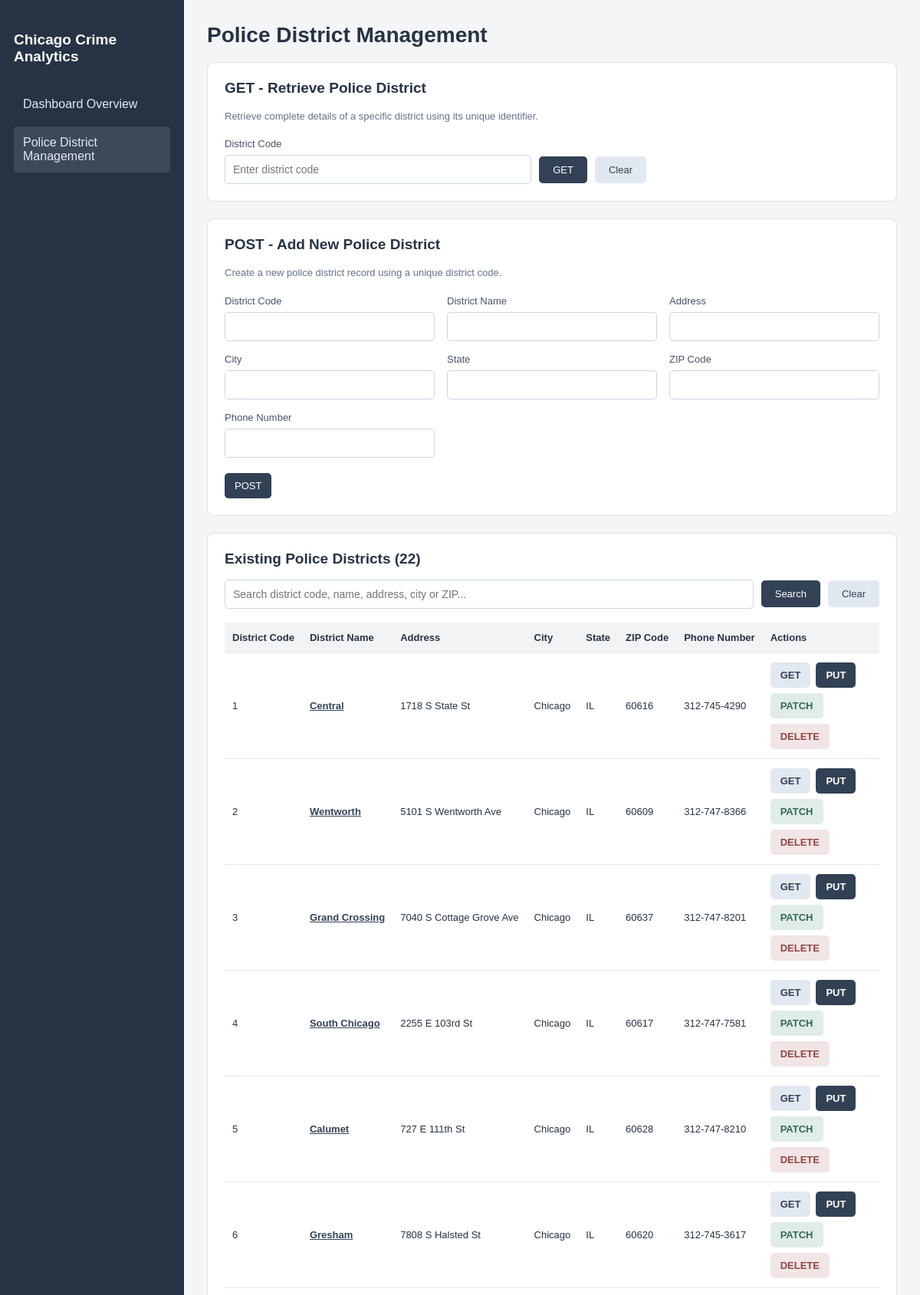
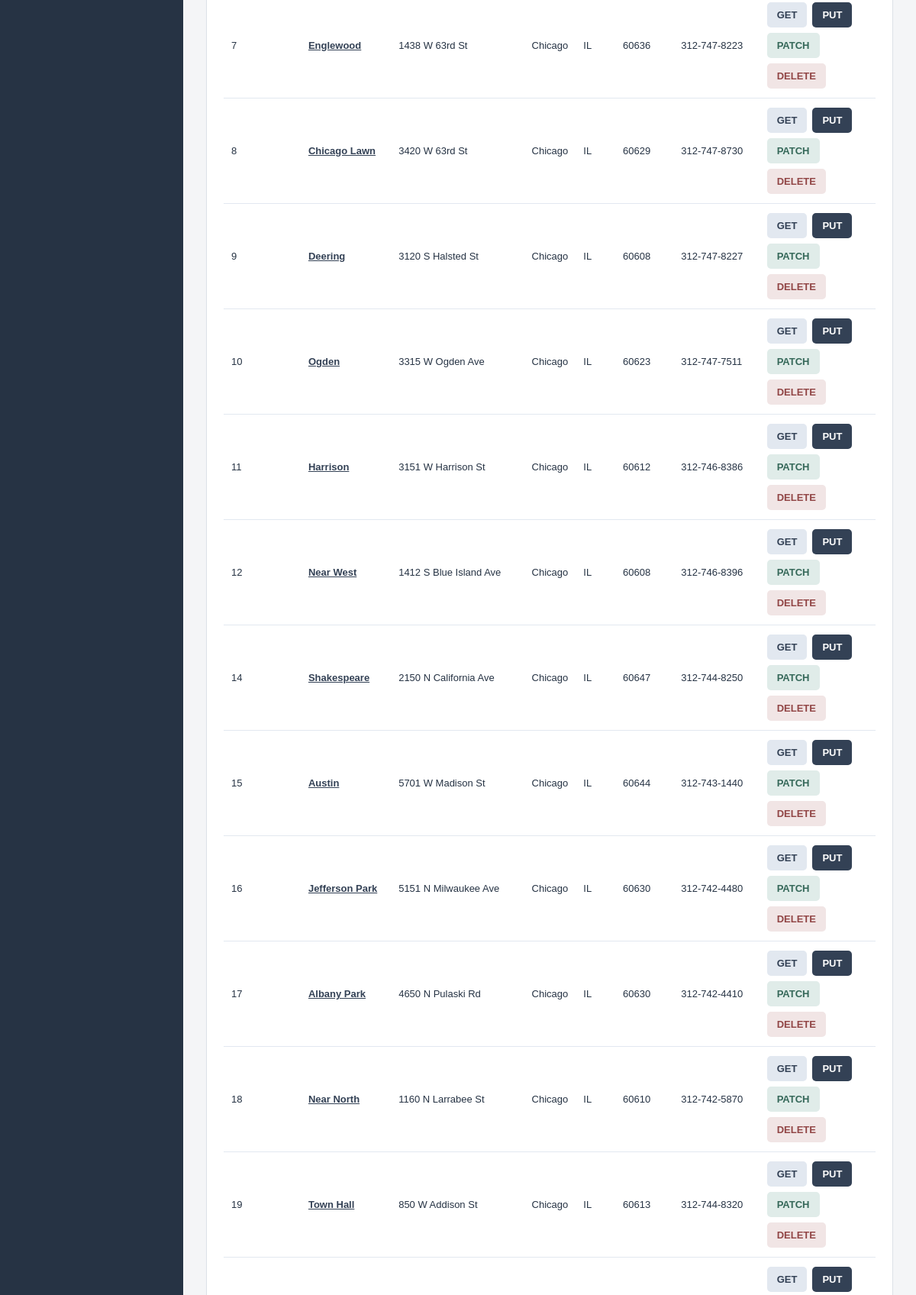
The app's page /districts (upper part) with its own data (2 pictures, top to bottom).
### tables this page shows
CREATE TABLE police_districts (
	district_code INTEGER NOT NULL, 
	district_name TEXT, 
	address TEXT, 
	city TEXT, 
	state TEXT, 
	zip TEXT, 
	website TEXT, 
	phone TEXT, 
	fax TEXT, 
	tty TEXT, 
	x_coordinate TEXT, 
	y_coordinate TEXT, 
	latitude TEXT, 
	longitude TEXT, 
	location TEXT, 
	PRIMARY KEY (district_code)
);

### src/district_routes.py (the view)
@district_bp.route("/districts", methods=["GET"])
def list_districts():
    return render_district_page()

### src/district_routes.py (called while the page is built)
def get_connection():
    conn = sqlite3.connect(DATABASE_PATH)
    conn.row_factory = sqlite3.Row
    conn.execute("PRAGMA foreign_keys = ON")
    return conn

### templates/districts.html (shortened to what this page needs)
<!DOCTYPE html>
<html lang="en">
<head>
    <link rel="stylesheet" href="{{ url_for('static', filename='css/districts.css') }}">
</head>
<body>
<div class="layout">
    <aside class="sidebar">
        <h2>Chicago Crime Analytics</h2>
        <a href="{{ url_for('dashboard') }}">
            Dashboard Overview
        </a>
        <a href="{{ url_for('districts.list_districts') }}"
           class="active">
            Police District Management
        </a>
    </aside>
    <main>
        <h1>Police District Management</h1>
        <section class="card">
            <h2>GET - Retrieve Police District</h2>
            <p class="description">
                Retrieve complete details of a specific district
                using its unique identifier.
            </p>
            <label for="get_district_code">
                District Code
            </label>
            <form class="district-search get-form"
                  method="GET"
                  action="{{ url_for('districts.retrieve_district') }}">
                <input
                    id="get_district_code"
                    type="number"
                    name="district_code"
                    placeholder="Enter district code"
                    value="{{ selected.district_code
                              if mode == 'view' and selected
                              else '' }}"
                    min="1"
                    step="1"
                    required
                >
                <button type="submit">
                    GET
                </button>
                <a class="btn secondary"
                   href="{{ url_for('districts.list_districts') }}">
                    Clear
                </a>
            </form>
        </section>
        {% if mode in ['create', 'edit', 'patch'] %}
            {% set editing = mode in ['edit', 'patch'] %}
            {% if mode == 'edit' %}
                {% set operation = 'PUT' %}
                {% set form_action = url_for(
                    'districts.save_district_edit',
                    district_code=selected.district_code
                ) %}
            {% elif mode == 'patch' %}
                {% set operation = 'PATCH' %}
                {% set form_action = url_for(
                    'districts.save_district_patch',
                    district_code=selected.district_code
                ) %}
            {% else %}
                {% set operation = 'POST' %}
                {% set form_action = url_for(
                    'districts.create_district'
                ) %}
            {% endif %}
            <section class="card">
                {% if mode == 'edit' %}
                    <h2>
                        PUT - Full Update of District
                        {{ selected.district_code }}
                    </h2>
                    <p class="description">
                        Update all editable fields of an existing
                        district using its unique identifier.
                        The district code and other original
                        details remain unchanged.
                    </p>
                {% else %}
                    <h2>POST - Add New Police District</h2>
                    <p class="description">
                        Create a new police district record
                        using a unique district code.
                    </p>
                {% endif %}
                <form method="POST" action="{{ form_action }}">
                    <div class="grid">
                        {% for field, label in district_fields.items() %}
                            {% if editing or field == 'district_code'
                                  or field in editable_fields %}
                                {% set locked = editing and
                                   field not in editable_fields %}
                                <div>
                                    <label for="{{ field }}">
                                        {{ label }}
                                    </label>
                                    <input
                                        id="{{ field }}"
                                        type="{{ 'number'
                                                if field == 'district_code'
                                                else 'text' }}"
                                        value="{{ selected.get(field, '')
                                                  if editing and
                                                  selected.get(field) is not none
                                                  else '' }}"
                                        {% if locked %}
                                            readonly
                                        {% else %}
                                            name="{{ field }}"
                                        {% endif %}
                                        {% if field == 'district_code' %}
                                            min="1"
                                            step="1"
                                        {% endif %}
                                        {% if not locked and
                                              field in ['district_code',
                                                        'district_name'] %}
                                            required
                                        {% endif %}
                                    >
                                </div>
                            {% endif %}
                        {% endfor %}
                    </div>
                    <div class="actions form-actions">
                        <button type="submit"
                                class="{{ 'patch' if mode == 'patch'
                                           else '' }}">
                            {{ operation }}
                        </button>
                    </div>
                </form>
            </section>
        {% endif %}
        <section class="card">
            <h2>
                Existing Police Districts ({{ districts|length }})
            </h2>
            <form class="district-search"
                  method="GET"
                  action="{{ url_for('districts.list_districts') }}">
                <input
                    type="search"
                    name="search"
                    value="{{ search }}"
                    placeholder="Search district code, name, address, city or ZIP..."
                    aria-label="Search police districts"
                >
                <button type="submit">
                    Search
                </button>
                <a class="btn secondary"
                   href="{{ url_for('districts.list_districts') }}">
                    Clear
                </a>
            </form>
            {% set columns = [
                'district_code',
                'district_name',
                'address',
                'city',
                'state',
                'zip',
                'phone'
            ] %}
            <div class="table-wrap">
                <table>
                    <thead>
                        <tr>
                            {% for field in columns %}
                                <th>
                                    {{ district_fields[field] }}
                                </th>
                            {% endfor %}
                            <th>Actions</th>
                        </tr>
                    </thead>
                    <tbody>
                        {% for district in districts %}
                            <tr class="{{ 'selected'
                                          if selected and
                                          selected.district_code ==
                                          district.district_code
                                          else '' }}">
                                {% for field in columns %}
                                    <td>
                                        {% if field == 'district_name' %}
                                            <a href="{{ url_for(
                                                'districts.district_details',
                                                district_code=district.district_code
                                            ) }}">
                                                {{ district[field] or '-' }}
                                            </a>
                                        {% else %}
                                            {{ district[field] or '-' }}
                                        {% endif %}
                                    </td>
                                {% endfor %}
                                <td>
                                    <div class="actions">
                                        <a class="btn secondary"
                                           href="{{ url_for(
                                               'districts.district_details',
                                               district_code=district.district_code
                                           ) }}"
                                           title="Retrieve district by its unique identifier">
                                            GET
                                        </a>
                                        <a class="btn"
                                           href="{{ url_for(
                                               'districts.edit_district_form',
                                               district_code=district.district_code
                                           ) }}"
                                           title="Update all editable fields">
                                            PUT
                                        </a>
                                        <a class="btn patch"
                                           href="{{ url_for(
                                               'districts.patch_district_form',
                                               district_code=district.district_code
                                           ) }}"
                                           title="Update selected fields">
                                            PATCH
                                        </a>
                                        <a class="btn delete"
                                           href="{{ url_for(
                                               'districts.delete_district_form',
                                               district_code=district.district_code
                                           ) }}"
                                           title="Delete district record">
                                            DELETE
                                        </a>
                                    </div>
                                </td>
                            </tr>
                        {% endfor %}
                    </tbody>
                </table>
            </div>
        </section>
    </main>
</div>
</body>
</html>

### static/css/districts.css (style rules this page uses)
* { box-sizing: border-box; }
body { margin: 0; font-family: Arial, sans-serif; background: #f4f5f7; color: #263344; }
.layout { display: flex; min-height: 100vh; }
.sidebar { width: 240px; background: #263344; color: white; padding: 25px 18px; flex-shrink: 0; }
.sidebar h2 { font-size: 19px; margin-bottom: 30px; }
.sidebar a { display: block; padding: 12px; margin-bottom: 8px; color: #e2e8f0; text-decoration: none; border-radius: 5px; }
.sidebar a:hover, .sidebar .active { background: #3c495a; }
main { flex: 1; min-width: 0; padding: 30px; }
h1 { font-size: 28px; margin-top: 0; }
h2 { font-size: 19px; }
.card { background: white; border: 1px solid #dce1e7; border-radius: 8px; padding: 22px; margin-bottom: 22px; }
.card h2 { margin-top: 0; }
.description { color: #64748b; font-size: 13px; line-height: 1.6; margin-bottom: 18px; }
.grid { display: grid; grid-template-columns: repeat(3, minmax(0, 1fr)); gap: 16px; }
label { display: block; font-size: 13px; margin-bottom: 7px; color: #475569; }
input { width: 100%; padding: 10px; border: 1px solid #cbd5e1; border-radius: 5px; font-size: 14px; color: #263344; }
button, .btn { display: inline-block; background: #334155; color: white; padding: 9px 13px; border: none; border-radius: 5px; text-decoration: none; font-size: 13px; cursor: pointer; }
.secondary { background: #e2e8f0; color: #334155; }
.patch { background: #e0ece9; color: #356859; }
.delete { background: #f1e5e5; color: #914545; }
.actions { display: flex; gap: 7px; flex-wrap: wrap; }
.form-actions { margin-top: 20px; }
.district-search { display: flex; align-items: center; gap: 10px; flex-wrap: wrap; margin-bottom: 18px; }
.district-search input { flex: 1; min-width: 180px; }
.district-search button, .district-search .btn { padding: 10px 18px; }
.get-form { max-width: 550px; margin-bottom: 0; }
.table-wrap { overflow-x: auto; }
table { width: 100%; border-collapse: collapse; font-size: 13px; }
th, td { padding: 12px 10px; border-bottom: 1px solid #e2e8f0; text-align: left; white-space: nowrap; }
th { background: #f1f3f5; }
td a { color: #334155; font-weight: bold; }
td .btn { color: white; }
td .secondary { color: #334155; }
td .patch { color: #356859; }
td .delete { color: #914545; }

### records on screen
police_districts: district_code "1" "1718 S State St" "Chicago" "IL" "60616" "312-745-4290", district_name "Central"
police_districts: district_code "2" "5101 S Wentworth Ave" "Chicago" "IL" "60609" "312-747-8366", district_name "Wentworth"
police_districts: district_code "3" "7040 S Cottage Grove Ave" "Chicago" "IL" "60637" "312-747-8201", district_name "Grand Crossing"
police_districts: district_code "4" "2255 E 103rd St" "Chicago" "IL" "60617" "312-747-7581", district_name "South Chicago"
police_districts: district_code "5" "727 E 111th St" "Chicago" "IL" "60628" "312-747-8210", district_name "Calumet"
police_districts: district_code "6" "7808 S Halsted St" "Chicago" "IL" "60620" "312-745-3617", district_name "Gresham"
police_districts: district_code "7" "1438 W 63rd St" "Chicago" "IL" "60636" "312-747-8223", district_name "Englewood"
police_districts: district_code "8" "3420 W 63rd St" "Chicago" "IL" "60629" "312-747-8730", district_name "Chicago Lawn"
police_districts: district_code "9" "3120 S Halsted St" "Chicago" "IL" "60608" "312-747-8227", district_name "Deering"
police_districts: district_code "10" "3315 W Ogden Ave" "Chicago" "IL" "60623" "312-747-7511", district_name "Ogden"
police_districts: district_code "11" "3151 W Harrison St" "Chicago" "IL" "60612" "312-746-8386", district_name "Harrison"
police_districts: district_code "12" "1412 S Blue Island Ave" "Chicago" "IL" "60608" "312-746-8396", district_name "Near West"
police_districts: district_code "14" "2150 N California Ave" "Chicago" "IL" "60647" "312-744-8250", district_name "Shakespeare"
police_districts: district_code "15" "5701 W Madison St" "Chicago" "IL" "60644" "312-743-1440", district_name "Austin"
police_districts: district_code "16" "5151 N Milwaukee Ave" "Chicago" "IL" "60630" "312-742-4480", district_name "Jefferson Park"
police_districts: district_code "17" "4650 N Pulaski Rd" "Chicago" "IL" "60630" "312-742-4410", district_name "Albany Park"
police_districts: district_code "18" "1160 N Larrabee St" "Chicago" "IL" "60610" "312-742-5870", district_name "Near North"
police_districts: district_code "19" "850 W Addison St" "Chicago" "IL" "60613" "312-744-8320", district_name "Town Hall"

### other values on screen
{{ label }} "District Code" "District Name" "Address" "City" "State" "ZIP Code" "Phone Number"
{{ operation }} "POST"
{{ districts|length }} "22"
{{ district_fields[field] }} "District Code" "District Name" "Address" "City" "State" "ZIP Code" "Phone Number"
